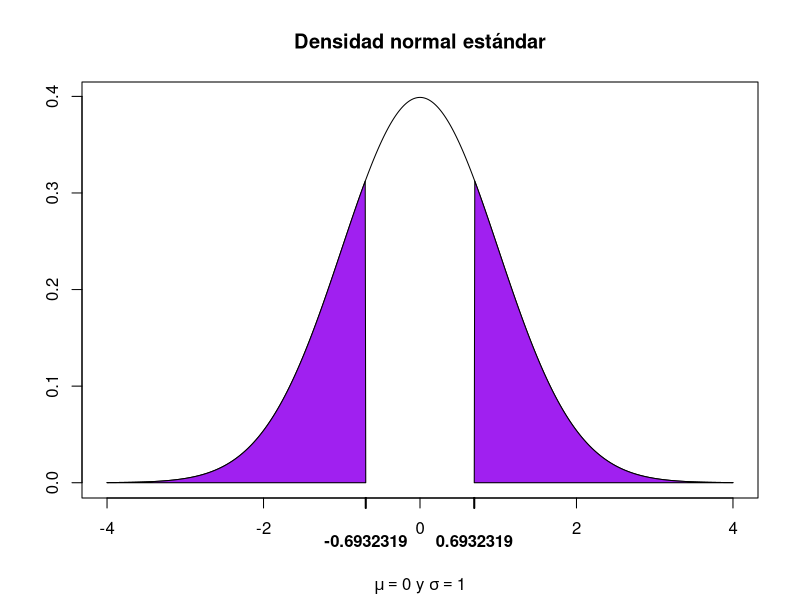

Recreate this plot in R.
# EJEMPLO 3. Contraste de hipótesis

# Contrastes comunes con muestras grandes

# Contraste de dos colas
# Dada dos muestras aleatorias de tamaños n1 = 56 y n2 = 63

set.seed(174376)
m1 <- rexp(n = 56, rate = 4.1); 1/4.1 # media real de la población
tail(as.data.frame(m1))
m2 <- rexp(n = 63, rate = 3.4); 1/3.4 # media real de la población
tail(as.data.frame(m2))
1/4.1-1/3.4 # diferencia de medias real
# estamos interesados en contrastar las hipótesis H0: mu1-mu2 = 0 vs H1: mu1-mu2 diferente de 0 (contraste de dos colas)

# El valor observado del estadístico de prueba en este caso está dado por

z0 <- (mean(m1)-mean(m2)-0)/sqrt(var(m1)/56 + var(m2)/63)
z0
# que proviene de una distribución normal estándar aproximadamente.

# Supongamos que estamos interesados en encontrar la región de rechazo (de dos colas) con un nivel de significancia alpha = 0.05, debemos encontrar el valor z_{0.025} que satisface P(Z > z_{0.025}) = 0.025.

(z.025 <- qnorm(p = 0.025, lower.tail = FALSE))
# Como

(z0 < -z.025) | (z0 > z.025)
# fallamos en rechazar la hipótesis nula.

# p-value El p-value lo podemos calcular como

(pvalue <- 2*pnorm(z0, lower.tail = FALSE))
x <- seq(-4, 4, 0.01)
y <- dnorm(x)
plot(x, y, type = "l", xlab="", ylab="")
title(main = "Densidad normal estándar", sub = expression(paste(mu == 0, " y ", sigma == 1)))

polygon(c(min(x), x[x<=-z0], -z0), c(0, y[x<=-z0], 0), col="purple")
axis(side = 1, at = -z0, font = 2, padj = 1, lwd = 2)

polygon(c(z0, x[x>=z0], max(x)), c(0, y[x>=z0], 0), col="purple")
axis(side = 1, at = z0, font = 2, padj = 1, lwd = 2)

# Contraste de hipótesis con muestras pequeñas para mu y mu1 - mu2

# Contraste de dos colas
# Dada dos muestras aleatorias de tamaños n1 = 23 y n2 = 20

set.seed(1776)
m1 <- rnorm(n = 23, mean = 175, sd = 3)
tail(as.data.frame(m1))
m2 <- rnorm(n = 20, mean = 160, sd = 3)
tail(as.data.frame(m2))
175-160 # diferencia de medias real
# estamos interesados en contrastar las hipótesis H0: mu1-mu2 = 0 vs H1: mu1-mu2 diferente de 0 (contraste de dos colas)

# El valor observado del estadístico de prueba en este caso está dado por

t0 <- (mean(m1)-mean(m2)-0)/(sqrt((22*var(m1)+19*var(m2))/(23+20-2))*sqrt(1/23+1/20))
t0
# que proviene de una distribución t de Student con 23 + 20 - 2 = 41 gl

# Supongamos que estamos interesados en encontrar la región de rechazo (de dos colas) con un nivel de significancia alpha = 0.05, debemos encontrar el valor t_{0.025} que satisface P(T > t_{0.025}) = 0.025.

(t.025 <- qt(p = 0.025, df= 41, lower.tail = FALSE))
# Como

(t0 < -t.025) | (t0 > t.025)
# rechazamos la hipótesis nula.

# p-value El p-value lo podemos calcular como

(pvalue <- 2*pt(t0, df = 41, lower.tail = FALSE))

### También podemos usar la función t.test para llevar a cabo el procedimiento 
# de contraste de hipótesis

t.test(x = m1, y = m2,
       alternative = "two.sided",
       mu = 0, paired = FALSE, var.equal = TRUE)

